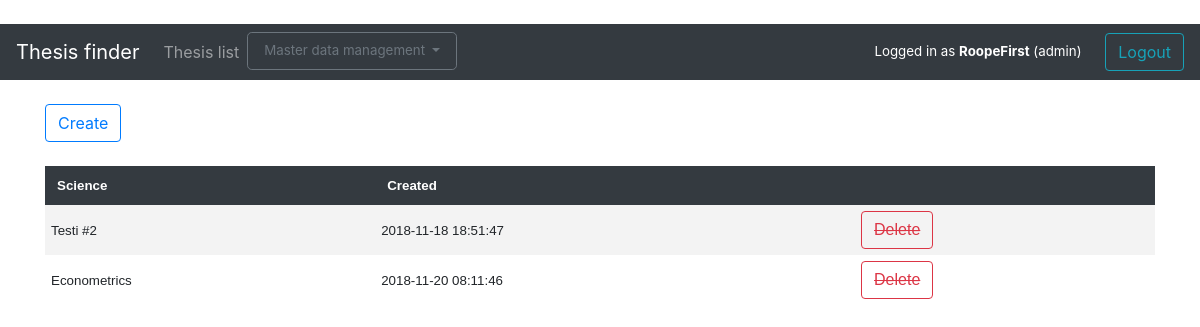
The app's page /sciences (signed in) with its own data.
### application/auth/models.py (models this page shows, shortened)
class User(Base):
    __tablename__ = "account"
    userID = db.Column(db.String(100), primary_key=True, nullable=False)
    firstName = db.Column(db.String(144), nullable=False)
    lastName = db.Column(db.String(144), nullable=False)
    password = db.Column(db.String(144), nullable=False)
    admin = db.Column(db.Integer)
    department = db.Column(db.Integer, db.ForeignKey('department.departmentID'),
                           nullable=True)
    theses = db.relationship("Thesis", backref='account', lazy=True)

### application/science/models.py (models this page shows, shortened)
class Science(Base):
    __tablename__ = "science"
    scienceID = db.Column(db.Integer, primary_key=True)
    name = db.Column(db.String(144), nullable=False)
    science2thesis = db.relationship("Thesis", secondary = science2thesis,
                               backref=db.backref('sciences', lazy = 'dynamic'))

### application/science/views.py (the view)
@app.route("/sciences", methods=["GET"])
def scis_index():
    return render_template("science/list.html", scis = Science.query.all())

### application/__init__.py (called while the page is built)
@login_manager.user_loader
def load_user(user_id):
    return User.query.get(user_id)

### application/templates/science/list.html
{% extends "layout.html" %}
{% block body %}
  <div class="container">
    {% if (current_user.admin) %}
<a class="btn btn-outline-primary" href=" {{ url_for('sci_form') }} " role="button">Create</a><br /><br />
<table>
    <tr>
        <th>Science</th>
        <th>Created</th>
        <th></th>
    </tr>
      {% if scis|length < 1 %}
      <tr>
          <td colspan="4">There are no sciences in the system - please create one</td>
      </tr>
    {% else %}
    {% for sci in scis %}
    <tr>
        <td>{{ sci.name }}</td>
        <td>{{ sci.createdOn }}</td>
        <td>
            {% if sci.science2thesis|length > 0 %}
            <a tabindex="0" class="btn btn-outline-danger" role="button" data-toggle="popover" data-trigger="focus" data-content="Science is associated with {{sci.science2thesis|length}} theses and cannot be deleted">
                <s>Delete</s>
            </a>
            {% else %}
            <form method="POST" action="{{ url_for('sci_delete', sci_id=sci.scienceID) }}">
                <input class="btn btn-outline-danger" type="submit" value="Delete">
            </form>
            {% endif %}
        </td>
    </tr>
    {% endfor %}
    {% endif %}
      {% endif %}
</table>
</div>
{% endblock %}

### application/templates/layout.html (shortened to what this page needs)
﻿<!DOCTYPE html>
  <html>
  <head>
      <link rel="stylesheet" href="https://maxcdn.bootstrapcdn.com/bootstrap/4.0.0/css/bootstrap.min.css">
      <link rel="stylesheet" href="{{url_for('static', filename='chosen/chosen.css')}}">
  </head>
    <body>
        <nav class="navbar navbar-expand-md navbar-dark bg-dark mb-4">
            <a class="navbar-brand" href="/">Thesis finder</a>
            <div class="collapse navbar-collapse" id="navbarCollapse">
                <ul class="navbar-nav mr-auto">
                    <li class="nav-item">
                        <a class="nav-link" href="{{ url_for('theses_index') }} ">Thesis list</a>
                    </li>
                   {% if current_user.admin %}
                    <li class="nav-item">
                        <div class="dropdown">
                            <button class="btn btn-outline-secondary btn-lg dropdown-toggle" type="button" id="dropdownMenuButton" data-toggle="dropdown" aria-haspopup="true" aria-expanded="false">
                                Master data management
                            </button>
                        </div>
                    </li>
                        {% endif %}
</ul>
                <div class="login">
                    {% if current_user.is_authenticated %}
                    Logged in as <b>{{ current_user.firstName }}</b>
                        {% if current_user.admin %}
                            (admin)
                        {% else %}
                            (supervisor)<span style="display:inline-block; width: 20px;"></span>
                        {% endif %}
                           <a class="btn btn-outline-info" href="{{ url_for('auth_logout') }}" role="button">Logout</a>
                    {% else %}
                            <a class="btn btn-outline-info" href="{{ url_for('auth_login') }}" role="button">Login</a>
                    {% endif %}
                </div>
            </div>
        </nav>
        <main role="main" class="container-fluid">
            {% block body %}{% endblock %}
        </main>
    </body>
  </html>

### application/templates/layout.html (style rules this page uses)
table { font-family: arial, sans-serif; border-collapse: collapse; width: 100%; font-size: smaller; }
th { color: #ffffff; background-color: #343a40; text-align: left; padding: 12px; }
td { text-align: left; padding: 6px; }
tr:nth-child(even) { background-color: #f3f3f3; }
.login { color: #ffffff }
.btn-outline-secondary { font-size: smaller; }
.login { font-size:smaller; }

### records on screen
User: firstName "RoopeFirst"
Science: name "Testi #2", createdOn "2018-11-18 18:51:47"
Science: name "Econometrics", createdOn "2018-11-20 08:11:46"
